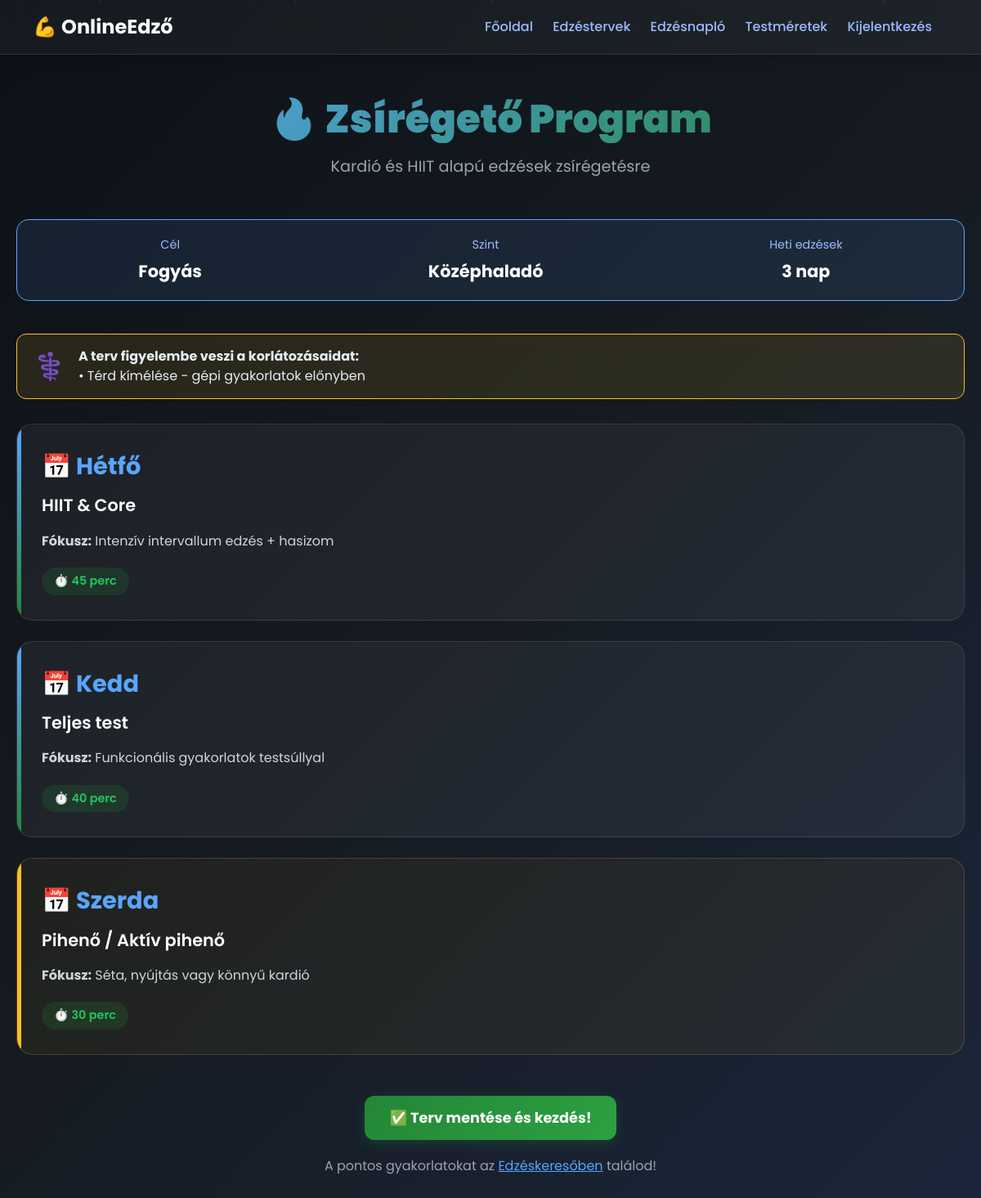
Screenshot of /online-edzo/generate_plan.php (signed in) with the database file from the repository.
### tables this page shows
CREATE TABLE `user_profiles` (
  `id` int(11) NOT NULL,
  `user_id` int(11) NOT NULL,
  `age` int(11) DEFAULT NULL,
  `gender` varchar(20) DEFAULT NULL,
  `height` int(11) DEFAULT NULL COMMENT 'cm-ben',
  `current_weight` decimal(5,2) DEFAULT NULL COMMENT 'kg-ban',
  `goal` varchar(100) DEFAULT NULL COMMENT 'fogyás, izomnövelés, erősödés, állóképesség',
  `fitness_level` varchar(50) DEFAULT NULL COMMENT 'kezdő, középhaladó, haladó',
  `weekly_sessions` int(11) DEFAULT NULL COMMENT 'heti edzések száma',
  `restrictions` text DEFAULT NULL COMMENT 'sérülések, korlátozások',
  `onboarding_completed` tinyint(1) DEFAULT 0,
  `created_at` timestamp NOT NULL DEFAULT current_timestamp(),
  `updated_at` timestamp NOT NULL DEFAULT current_timestamp() ON UPDATE current_timestamp()
);

### online-edzo/generate_plan.php (the view, shortened to what this page needs)
<?php
require_once 'db.php';
$user_id = $_SESSION['user_id'];
$stmt = $pdo->prepare("SELECT * FROM user_profiles WHERE user_id = ?");
$stmt->execute([$user_id]);
$profile = $stmt->fetch();
$goal = $profile['goal'];
$level = $profile['fitness_level'];
$sessions = (int)$profile['weekly_sessions'];
$restrictions = strtolower($profile['restrictions'] ?? '');
$has_back_issue = (strpos($restrictions, 'hát') !== false || strpos($restrictions, 'derék') !== false || strpos($restrictions, 'gerinc') !== false);
$has_knee_issue = (strpos($restrictions, 'térd') !== false);
$has_shoulder_issue = (strpos($restrictions, 'váll') !== false);
$selected_plan = $plans[$goal] ?? $plans['izomnövelés'];
$plan_days = array_slice($selected_plan['days'], 0, $sessions, true);
?>
<!DOCTYPE html>
<html lang="hu">
<head>
  <link href="https://cdn.jsdelivr.net/npm/bootstrap@5.3.3/dist/css/bootstrap.min.css" rel="stylesheet">
</head>
<body>
  <div class="particles">
  </div>
  <nav class="d-flex justify-content-between align-items-center flex-wrap">
    <div class="logo text-light">💪 OnlineEdző</div>
    <div class="nav-links">
      <a href="index.php">Főoldal</a>
      <a href="plans.php">Edzéstervek</a>
      <a href="workout_log.php">Edzésnapló</a>
      <a href="body_tracker.php">Testméretek</a>
      <a href="logout.php">Kijelentkezés</a>
    </div>
  </nav>
  <div class="container">
    <div class="plan-header">
      <h1><?= $selected_plan['icon'] ?> <?= htmlspecialchars($selected_plan['name']) ?></h1>
      <p><?= htmlspecialchars($selected_plan['description']) ?></p>
    </div>
    <div class="user-info">
      <div class="user-info-item">
        <div class="label">Cél</div>
        <div class="value"><?= ucfirst($goal) ?></div>
      </div>
      <div class="user-info-item">
        <div class="label">Szint</div>
        <div class="value"><?= ucfirst($level) ?></div>
      </div>
      <div class="user-info-item">
        <div class="label">Heti edzések</div>
        <div class="value"><?= $sessions ?> nap</div>
      </div>
    </div>
    <?php if ($has_back_issue || $has_knee_issue || $has_shoulder_issue): ?>
    <div class="warning-box">
      <div class="icon">⚕️</div>
      <div>
        <strong>A terv figyelembe veszi a korlátozásaidat:</strong><br>
        <?php if ($has_knee_issue) echo '• Térd kímélése - gépi gyakorlatok előnyben<br>'; ?>
      </div>
    </div>
    <?php endif; ?>
    <?php foreach ($plan_days as $day => $details): ?>
      <div class="day-card <?= strpos($details['type'], 'Pihenő') !== false ? 'rest' : '' ?>">
        <div class="day-name">📅 <?= htmlspecialchars($day) ?></div>
        <div class="day-type"><?= htmlspecialchars($details['type']) ?></div>
        <div class="day-focus">
          <strong>Fókusz:</strong> <?= htmlspecialchars($details['focus']) ?>
        </div>
        <span class="day-duration">⏱️ <?= htmlspecialchars($details['duration']) ?></span>
      </div>
    <?php endforeach; ?>
    <div class="actions">
      <a href="plans.php" class="btn-main">✅ Terv mentése és kezdés!</a>
      <p style="color: #9ca3af; margin-top: 20px;">
        A pontos gyakorlatokat az <a href="exercise_browser.php" style="color: #58a6ff;">Edzéskeresőben</a> találod!
      </p>
    </div>
  </div>
</body>
</html>

### online-edzo/generate_plan.php (style rules this page uses)
* { margin: 0; padding: 0; box-sizing: border-box; }
body { background: linear-gradient(135deg, #0d1117, #161b22, #1b263b); color: #e6edf3; font-family: 'Poppins', sans-serif; min-height: 100vh; }
.particles { position: fixed; top: 0; left: 0; width: 100%; height: 100%; overflow: hidden; z-index: 0; pointer-events: none; }
nav { background: rgba(255,255,255,0.04); backdrop-filter: blur(12px); padding: 15px 40px; border-bottom: 1px solid rgba(255,255,255,0.1); position: sticky; top: 0; z-index: 1000; box-shadow: 0 4px 15px rgba(0,0,0,0.2); }
nav .logo { font-size: 1.5rem; font-weight: 700; }
nav a { color: #9bbcff; text-decoration: none; margin-right: 20px; transition: 0.3s; font-weight: 500; }
.container { max-width: 1200px; margin: 0 auto; padding: 50px 20px; position: relative; z-index: 1; }
.plan-header { text-align: center; margin-bottom: 50px; animation: fadeInDown 0.8s ease; }
.plan-header h1 { font-size: 3rem; font-weight: 900; background: linear-gradient(135deg, #58a6ff, #238636); -webkit-background-clip: text; -webkit-text-fill-color: transparent; background-clip: text; margin-bottom: 15px; }
.plan-header p { font-size: 1.2rem; color: #9ca3af; }
.user-info { background: rgba(88, 166, 255, 0.1); border: 1px solid #58a6ff; border-radius: 15px; padding: 20px; margin-bottom: 40px; display: flex; justify-content: space-around; flex-wrap: wrap; gap: 20px; }
.user-info-item { text-align: center; }
.user-info-item .label { color: #9bbcff; font-size: 0.9rem; margin-bottom: 5px; }
.user-info-item .value { color: #fff; font-size: 1.3rem; font-weight: 700; }
.warning-box { background: rgba(251, 191, 36, 0.1); border: 1px solid #fbbf24; border-radius: 12px; padding: 15px 20px; margin-bottom: 30px; display: flex; align-items: center; gap: 15px; }
.warning-box .icon { font-size: 2rem; }
.day-card { background: rgba(255,255,255,0.05); border: 1px solid rgba(255,255,255,0.1); border-radius: 20px; padding: 30px; margin-bottom: 25px; transition: all 0.3s; animation: fadeInUp 0.6s ease; position: relative; overflow: hidden; }
.day-card::before { content: ''; position: absolute; top: 0; left: 0; width: 5px; height: 100%; background: linear-gradient(135deg, #58a6ff, #238636); }
.day-card.rest { background: rgba(251, 191, 36, 0.05); border-color: rgba(251, 191, 36, 0.2); }
.day-card.rest::before { background: #fbbf24; }
.day-name { font-size: 1.8rem; font-weight: 700; color: #58a6ff; margin-bottom: 10px; }
.day-type { font-size: 1.3rem; color: #fff; font-weight: 600; margin-bottom: 15px; }
.day-focus { color: #d1d5db; margin-bottom: 10px; line-height: 1.6; }
.day-duration { display: inline-block; background: rgba(35, 134, 54, 0.2); color: #22c55e; padding: 6px 15px; border-radius: 20px; font-size: 0.9rem; font-weight: 600; margin-top: 10px; }
.btn-main { background: linear-gradient(135deg, #238636, #2ea043); color: white; border: none; border-radius: 12px; padding: 14px 30px; font-weight: 700; font-size: 1.1rem; cursor: pointer; transition: all 0.3s; text-decoration: none; display: inline-block; box-shadow: 0 4px 15px rgba(35, 134, 54, 0.3); }
.actions { text-align: center; margin-top: 50px; }

### rows the page displays
user_profiles: restrictions+goal "🔥", restrictions+goal "Zsírégető Program", restrictions+goal "Kardió és HIIT alapú edzések zsírégetésre", goal "Fogyás", fitness_level "Középhaladó", weekly_sessions "3"

### other values shown
$day "Hétfő"
$details['type'] "HIIT & Core"
$details['focus'] "Intenzív intervallum edzés + hasizom"
$details['duration'] "45 perc"
$day "Kedd"
$details['type'] "Teljes test"
$details['focus'] "Funkcionális gyakorlatok testsúllyal"
$details['duration'] "40 perc"
$day "Szerda"
$details['type'] "Pihenő / Aktív pihenő"
$details['focus'] "Séta, nyújtás vagy könnyű kardió"
$details['duration'] "30 perc"
